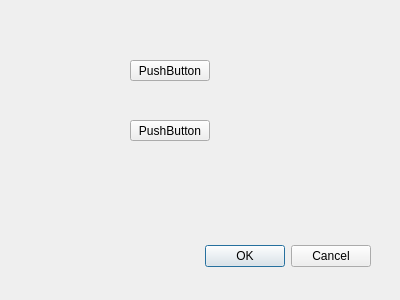
<?xml version="1.0" encoding="UTF-8"?>
<ui version="4.0">
 <class>DialogAuth</class>
 <widget class="QDialog" name="DialogAuth">
  <property name="geometry">
   <rect>
    <x>0</x>
    <y>0</y>
    <width>400</width>
    <height>300</height>
   </rect>
  </property>
  <property name="windowTitle">
   <string>Dialog</string>
  </property>
  <widget class="QDialogButtonBox" name="buttonBox">
   <property name="geometry">
    <rect>
     <x>30</x>
     <y>240</y>
     <width>341</width>
     <height>32</height>
    </rect>
   </property>
   <property name="orientation">
    <enum>Qt::Horizontal</enum>
   </property>
   <property name="standardButtons">
    <set>QDialogButtonBox::Cancel|QDialogButtonBox::Ok</set>
   </property>
  </widget>
  <widget class="QPushButton" name="pushButton">
   <property name="geometry">
    <rect>
     <x>130</x>
     <y>60</y>
     <width>80</width>
     <height>21</height>
    </rect>
   </property>
   <property name="text">
    <string>PushButton</string>
   </property>
  </widget>
  <widget class="QPushButton" name="pushButton_2">
   <property name="geometry">
    <rect>
     <x>130</x>
     <y>120</y>
     <width>80</width>
     <height>21</height>
    </rect>
   </property>
   <property name="text">
    <string>PushButton</string>
   </property>
  </widget>
 </widget>
 <resources/>
 <connections>
  <connection>
   <sender>buttonBox</sender>
   <signal>accepted()</signal>
   <receiver>DialogAuth</receiver>
   <slot>accept()</slot>
   <hints>
    <hint type="sourcelabel">
     <x>248</x>
     <y>254</y>
    </hint>
    <hint type="destinationlabel">
     <x>157</x>
     <y>274</y>
    </hint>
   </hints>
  </connection>
  <connection>
   <sender>buttonBox</sender>
   <signal>rejected()</signal>
   <receiver>DialogAuth</receiver>
   <slot>reject()</slot>
   <hints>
    <hint type="sourcelabel">
     <x>316</x>
     <y>260</y>
    </hint>
    <hint type="destinationlabel">
     <x>286</x>
     <y>274</y>
    </hint>
   </hints>
  </connection>
 </connections>
</ui>
